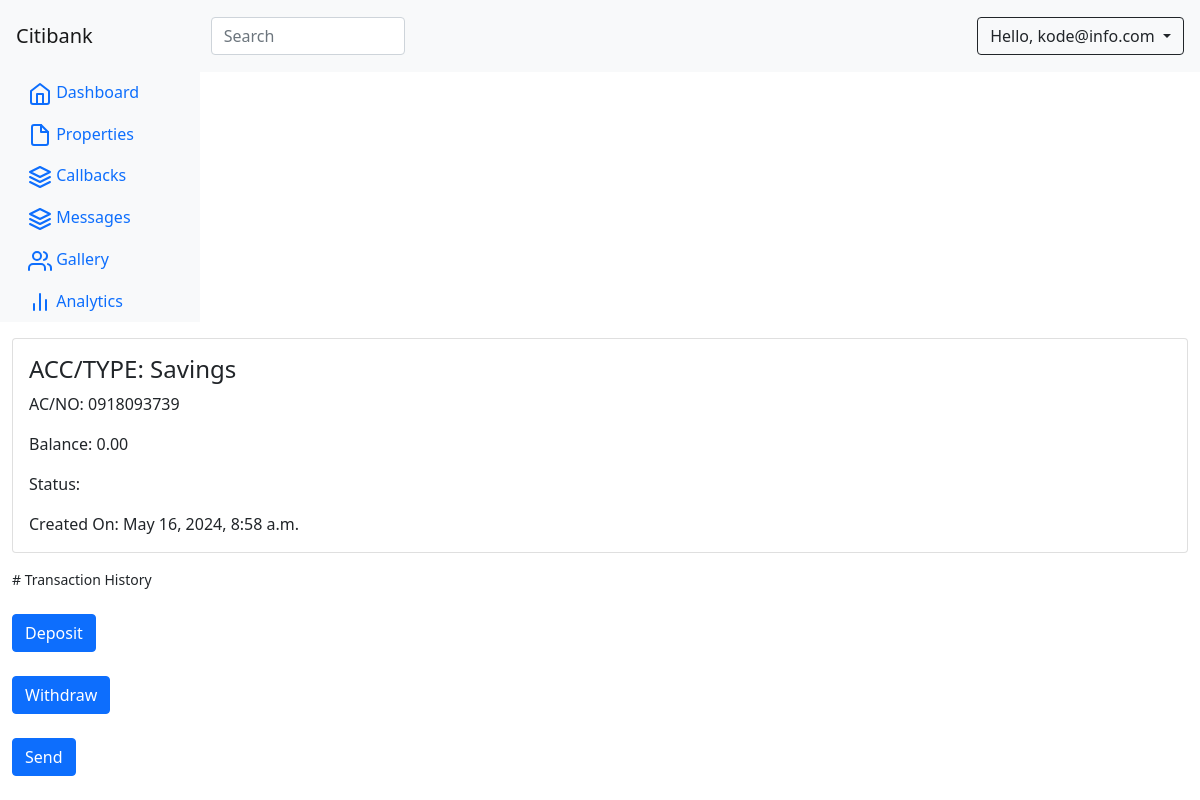
The page /account_details/1 (signed in) on the database as committed earlier.
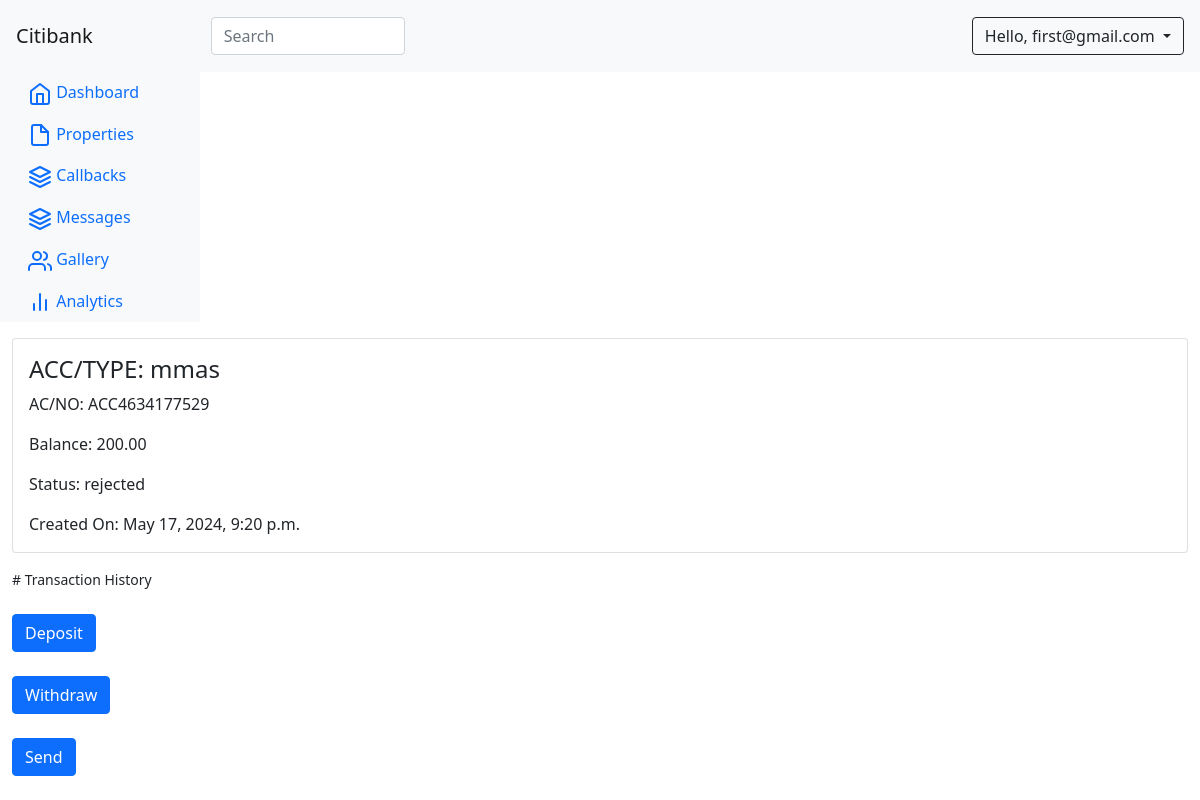
The same page on the database as committed later.
### users/models.py (models this page shows, shortened)
class CustomUser(AbstractBaseUser, PermissionsMixin):
    email = models.EmailField(_("email address"), unique=True)
    phone_no = models.IntegerField()
    address = models.CharField(max_length=250, blank=True)
    account_no = models.CharField(max_length=100, unique=True)
    user_pin = models.PositiveIntegerField()
    is_staff = models.BooleanField(default=False)
    is_active = models.BooleanField(default=True)
    date_joined = models.DateTimeField(default=timezone.now)
    USERNAME_FIELD = "email"
    REQUIRED_FIELDS = ['phone_no', 'address', ]
    objects = CustomUserManager()
    def __str__(self):
        return self.email

### main/models.py (models this page shows, shortened)
class Account(models.Model):
    user = models.ForeignKey(CustomUser, on_delete=models.CASCADE)
    account_type = models.CharField(max_length=20, choices=[
        ('current', 'Current'),
        ('savings', 'Savings'),
        ('fixedDeposit', 'FixedDeposit'),
        ('salary', 'Salary'),
        ('mmas', 'MMAs'),
    ], default='Savings')
    account_no = models.CharField(max_length=100, unique=True)
    balance = models.DecimalField(max_digits=10, decimal_places=2)
    status = models.CharField(max_length=20, choices=[
        ('pending', 'Pending'),
        ('approved', 'Approved'),
        ('rejected', 'Rejected'),
    ], default='pending')
    date_of_creation = models.DateTimeField(auto_now_add=True)

### main/views.py (the view)
# urls.py: path('account_details/<int:id>', views.acc_details, name="account_details"),
def acc_details(request, id):
    account = Account.objects.filter(id=id)
    context = {
        'account': account
    }
    return render(request, 'main/account_details.html', context)

### templates/main/account_details.html
{% extends './home.html' %}
{% block content %}
<div class="container">
{% for acc in account %}
<div class="card text-start my-3">
    <div class="card-body">
        <h4 class="card-title">ACC/TYPE: {{acc.account_type}}</h4>
        <p class="card-text">AC/NO: {{acc.account_no}}</p>
        <p class="card-text">Balance: {{acc.balance}}</p>
        <p class="card-text">Status: {{acc.status}}</p>
        <p class="card-text">Created On: {{acc.date_of_creation}}</p>
    </div>
</div>
<p class="fw-lighter small"># Transaction History</p>
<div class="py-2 col-md-4">
    <a class="btn btn-primary btn-block" href="{% url 'deposit' %}">Deposit</a><br><br>
    <a class="btn btn-primary btn-block">Withdraw</a><br><br>
    <a class="btn btn-primary btn-block" href="">Send</a><br>
</div>
</div>
{% endfor %}
{% endblock %}

### templates/main/home.html (shortened to what this page needs)
{% load static %}
<!DOCTYPE html>
<html lang="en">
<head>
    <link rel="stylesheet" href="https://stackpath.bootstrapcdn.com/bootstrap/5.0.0-alpha1/css/bootstrap.min.css"
>
    <link rel="stylesheet" href="https://cdn.jsdelivr.net/chartist.js/latest/chartist.min.css">
    <link rel="stylesheet" href="{% static 'css/index.css'%}">
</head>
<body>
    <nav class="navbar navbar-light bg-light p-3">
        <div class="d-flex col-12 col-md-3 col-lg-2 mb-2 mb-lg-0 flex-wrap flex-md-nowrap justify-content-between">
            <a class="navbar-brand" href="#">
                Citibank
            </a>
        </div>
        <div class="col-12 col-md-4 col-lg-2">
            <input class="form-control form-control-dark" type="text" placeholder="Search" aria-label="Search">
        </div>
        <div class="col-12 col-md-5 col-lg-8 d-flex align-items-center justify-content-md-end mt-3 mt-md-0">
            <div class="dropdown">
                <button class="btn btn-outline-dark dropdown-toggle" type="button" id="dropdownMenuButton"
                    data-toggle="dropdown" aria-expanded="false">
                    Hello, {{request.user}}
                </button>
            </div>
        </div>
    </nav>
    <div class="container-fluid">
        <div class="row">
            <nav id="sidebar" class="col-md-3 col-lg-2 d-md-block bg-light sidebar collapse">
                <div class="position-sticky">
                    <ul class="nav flex-column">
                        <li class="nav-item">
                            <a class="nav-link active" aria-current="page" href="">
                                <span class="ml-2">Dashboard</span>
                            </a>
                        </li>
                        <li class="nav-item">
                            <a class="nav-link" href="">
                                <span class="ml-2">Properties</span>
                            </a>
                        </li>
                        <li class="nav-item">
                            <a class="nav-link" href="">
                                <span class="ml-2">Callbacks</span>
                            </a>
                        </li>
                        <li class="nav-item">
                            <a class="nav-link" href="">
                                <span class="ml-2">Messages</span>
                            </a>
                        </li>
                        <li class="nav-item">
                            <a class="nav-link" href="">
                                <span class="ml-2">Gallery</span>
                            </a>
                        </li>
                        <li class="nav-item">
                            <a class="nav-link" href="">
                                <span class="ml-2">Analytics</span>
                            </a>
                        </li>
                    </ul>
                </div>
            </nav>
            {% block content %}{% endblock %}
        </div>
    </div>
</body>
</html>

### static/css/index.css (style rules this page uses)
* { margin: 0; padding: 0; }

Rows that differ between the two databases and show on the page:
removed Account: account_type "Savings", account_no "0918093739", balance "0.00", date_of_creation "May 16, 2024, 8:58 a.m."
changed CustomUser: user "kode@info.com" → "first@gmail.com"
added Account: account_type "mmas", account_no "ACC4634177529", balance "200.00", status "rejected", date_of_creation "May 17, 2024, 9:20 p.m."
